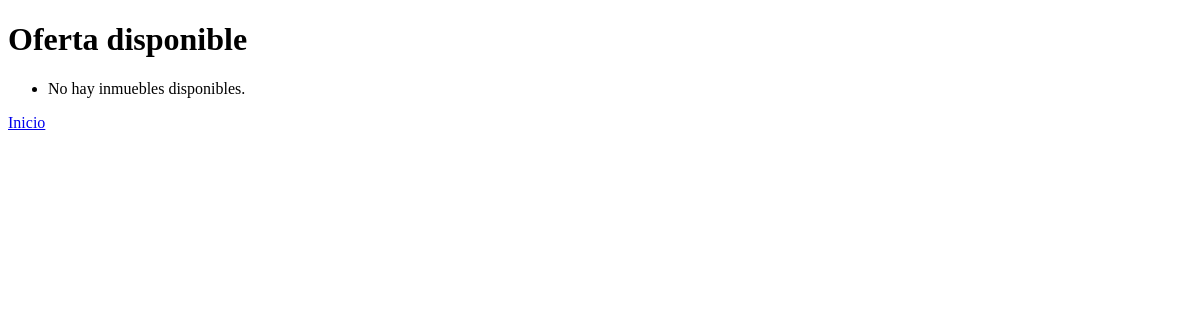
Before: /inmuebles/oferta/ with the older database file.
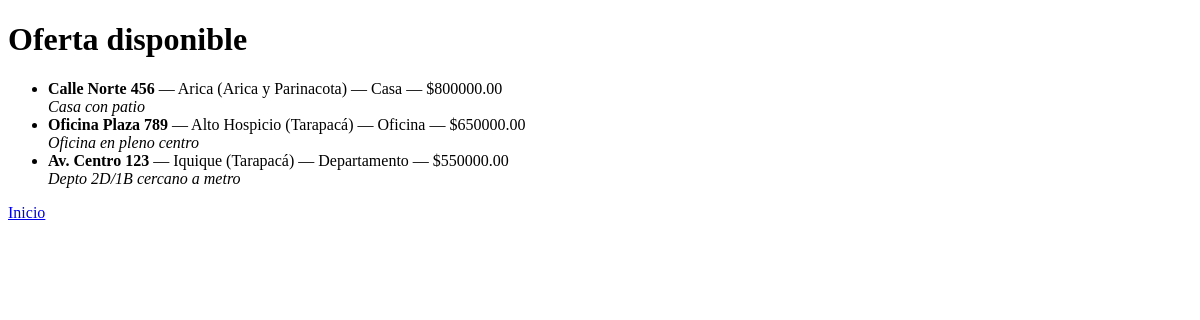
After: the same page with the newer database file.
### inmuebles/models.py (models this page shows, shortened)
class Inmueble(models.Model):
    direccion = models.CharField(max_length=200)
    comuna = models.ForeignKey(Comuna, on_delete=models.PROTECT, related_name="inmuebles")
    tipo = models.ForeignKey(TipoInmueble, on_delete=models.PROTECT, related_name="inmuebles", null=True, blank=True)
    descripcion = models.TextField(blank=True)         # ← para “descripción”
    precio_mensual = models.DecimalField(max_digits=10, decimal_places=2)
    disponible = models.BooleanField(default=True)
    class Meta:
        ordering = ["comuna__region__nombre", "comuna__nombre", "direccion"]

class Comuna(models.Model):
    nombre = models.CharField(max_length=120)
    region = models.ForeignKey(Region, on_delete=models.CASCADE, related_name="comunas")
    class Meta:
        unique_together = (("nombre", "region"),)
        ordering = ["region__nombre", "nombre"]
    def __str__(self): return f"{self.nombre} ({self.region})"

class Region(models.Model):
    nombre = models.CharField(max_length=120, unique=True)
    class Meta: ordering = ["nombre"]
    def __str__(self): return self.nombre

class TipoInmueble(models.Model):
    nombre = models.CharField(max_length=120, unique=True)
    class Meta: ordering = ["nombre"]
    def __str__(self): return self.nombre

### inmuebles/views.py (the view)
# urls.py: path("oferta/", listar_inmuebles, name="listar"),
def listar_inmuebles(request):
    qs = Inmueble.objects.filter(disponible=True).select_related("comuna", "comuna__region", "tipo").order_by(
        "comuna__region__nombre", "comuna__nombre", "direccion"
    )
    return render(request, "inmuebles/listar.html", {"inmuebles": qs})

### templates/inmuebles/listar.html
<!doctype html><html><body>
  <h1>Oferta disponible</h1>
  <ul>
    {% for i in inmuebles %}
      <li>
        <strong>{{ i.direccion }}</strong> — {{ i.comuna }} — {{ i.tipo }} — ${{ i.precio_mensual }}
        <br><em>{{ i.descripcion }}</em>
      </li>
    {% empty %}
      <li>No hay inmuebles disponibles.</li>
    {% endfor %}
  </ul>
  <p><a href="/">Inicio</a></p>
</body></html>

Changed rows visible on the page:
added Inmueble: direccion "Calle Norte 456", comuna "Arica (Arica y Parinacota)", tipo "Casa", precio_mensual "800000.00", descripcion "Casa con patio"
added Inmueble: direccion "Oficina Plaza 789", comuna "Alto Hospicio (Tarapacá)", tipo "Oficina", precio_mensual "650000.00", descripcion "Oficina en pleno centro"
added Inmueble: direccion "Av. Centro 123", comuna "Iquique (Tarapacá)", tipo "Departamento", precio_mensual "550000.00", descripcion "Depto 2D/1B cercano a metro"
Other visible differences:
text no longer shown: "No hay inmuebles disponibles."
